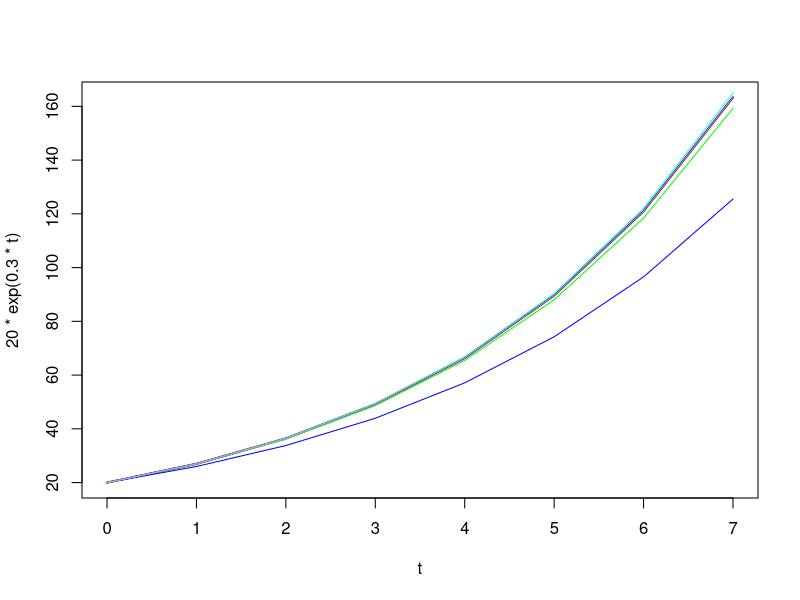
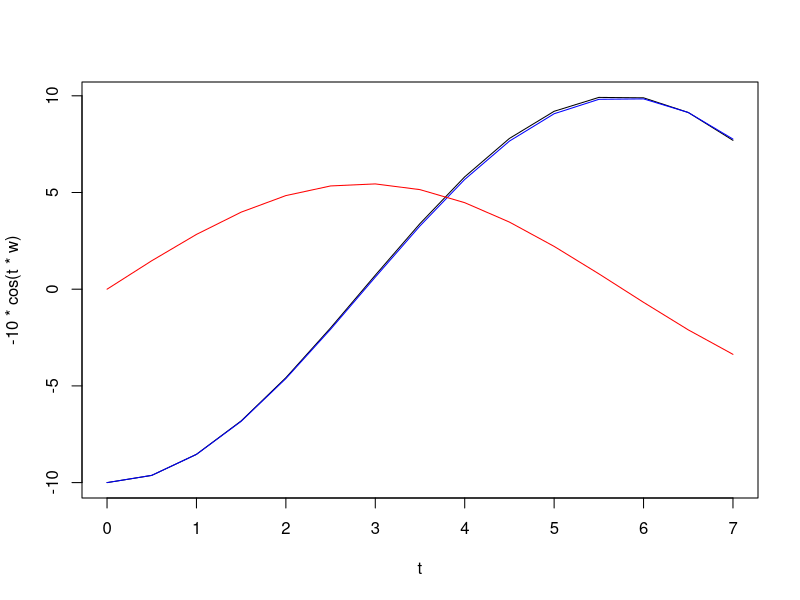
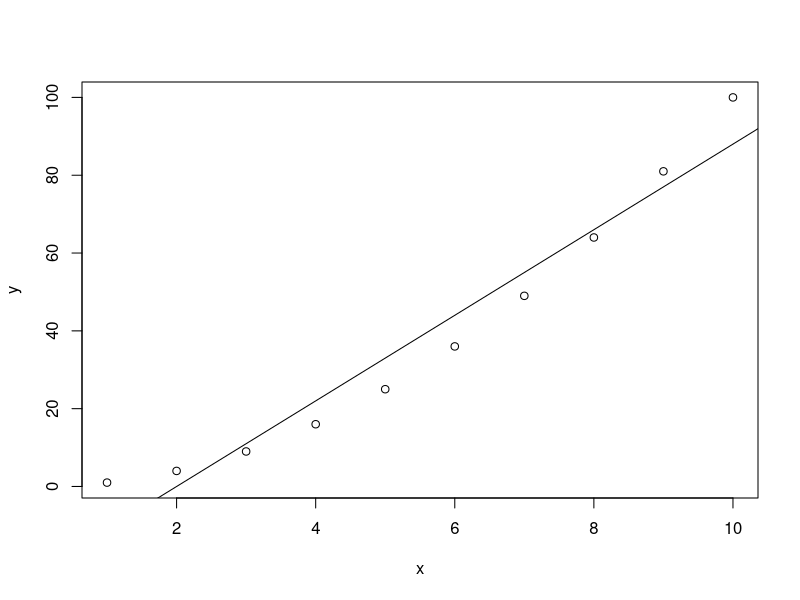

Reproduce these figures in R, in order.
rm(list=ls())
EulerI <- function(x, y, h, f){return(y+h*f(x,y))}
EulerIIuprostred <- function(x, y, h, f){
  hpul <- 0.5*h
  return(y+h*f(x+hpul,y+hpul*f(x,y)))
}
EulerIIprumerna<- function(x, y, h, f){
  return(y+0.5*h*(f(x,y)+f(x+h, y+h*f(x,y))))
}
EulerIIprumernaOpakovane<- function(x, y, h, f){
  hpul <- 0.5*h
  k1 <- f(x,y)
  xNew <- x+h
  yNew <- y+h*k1
  yNew <- y+hpul*(k1+f(xNew, yNew))
  yNew <- y+hpul*(k1+f(xNew, yNew))
  # yNew <- y+hpul*(k1+f(xNew, yNew))
  # yNew <- y+hpul*(k1+f(xNew, yNew))
  # yNew <- y+hpul*(k1+f(xNew, yNew))
  # yNew <- y+hpul*(k1+f(xNew, yNew))
  return(yNew)
}
RK4 <- function(x, y, h, f){
  k1 <- f(x, y)
  hpul <- 0.5*h
  xnapul <- x + hpul
  k2 <- f(xnapul, y+hpul*k1)
  k3 <- f(xnapul, y+hpul*k2)
  k4 <- f(x+h, y+h*k3)
  return(y+h*(k1+2*(k2+k3)+k4)/6)
}
f <- function(t, y){return(0.3*y)}
F <- function(t, Y){return(c(Y[2], -0.3*Y[1]))}

tLast <- 7
dt <- 1
t <- seq(0, tLast, dt)
Nsteps <- length(t)
yI <- numeric(Nsteps)
yIIu <- numeric(Nsteps)
yIIp <- numeric(Nsteps)
yIV <- numeric(Nsteps)

y0 = 20
yI[1] <- y0
yIIu[1] <- y0
yIIp[1] <- y0
yIV[1] <- y0
for(i in 2:Nsteps){
  yI[i] <- EulerI(t[i-1], yI[i-1], dt, f)
  yIIu[i] <- EulerIIuprostred(t[i-1], yIIu[i-1], dt, f)
  yIIp[i] <- EulerIIprumernaOpakovane(t[i-1], yIIp[i-1], dt, f)
  yIV[i] <- RK4(t[i-1], yIV[i-1], dt, f)
}
plot(t, 20*exp(0.3*t), type = 'l', lwd=2)
lines(t, yI, col='blue')
lines(t, yIIu, col='green')
lines(t, yIIp, col='cyan')
lines(t, yIV, col='violet')


tLast <- 7
dt <- 0.5
t <- seq(0, tLast, dt)
Nsteps <- length(t)
Y <- matrix(0, nrow=Nsteps, ncol=2)
Y0 = c(-10, 0)
Y[1, ] <- Y0
for(i in 2:Nsteps){
  Y[i, ] <- EulerIIprumernaOpakovane(t[i-1], Y[i-1, ], dt, F)
}
w <- sqrt(0.3)
plot(t, -10*cos(t*w), type = 'l')
lines(t, Y[, 1], col="blue")
lines(t, Y[, 2], col="red")
# lines(t, 5*sin(t*w), col='violet')


GaussElimination <- function(A, b){
  n <- length(b)
  Ab <- cbind(A, b)
  # primy chod
  for(k in 1:(n-1)){
    for(i in (k+1):n){
      j <- (k+1):(n+1)
      kc <- Ab[i,k]/Ab[k,k]
      Ab[i, j] <- Ab[i, j] -kc*Ab[k, j]
    }
  }
  # zpetny chod
  x <- Ab[, n+1]
  x[n] <- x[n]/Ab[n,n]
  for(i in (n-1):1){
    j <- (i+1):n
    x[i] <- (x[i] - sum(Ab[i,j]*x[j]))/Ab[i,i]
  }
  return(x)
}
GaussEliminationPivoting <- function(A, b){
  n <- length(b)
  Ab <- cbind(A, b)
  # primy chod
  for(k in 1:(n-1)){
    kmax <- which.max(abs(Ab[k:n, k])) + k - 1
    if(kmax != k){
      j <- k:(n+1)
      pamatuj <- Ab[k, j]
      Ab[k, j] <- Ab[kmax, j]
      Ab[kmax, j] <- pamatuj
    }
    for(i in (k+1):n){
      j <- (k+1):(n+1)
      kc <- Ab[i,k]/Ab[k,k]
      Ab[i, j] <- Ab[i, j] -kc*Ab[k, j]
    }
  }
  # zpetny chod
  x <- Ab[, n+1]
  x[n] <- x[n]/Ab[n,n]
  for(i in (n-1):1){
    j <- (i+1):n
    x[i] <- (x[i] - sum(Ab[i,j]*x[j]))/Ab[i,i]
  }
  return(x)
}

Jacobi <- function(A, b, epsMin = 0.000000000000000001, epsMax = 10000000){
  n <- length(b)
  x <- numeric(n)
  LpU <- A
  diag(LpU) <- 0
  recD <- 1/diag(A)
  repeat{
    xNew <- (b-LpU%*%x)*recD
    eps <- sum((xNew-x)^2)
    if(eps < epsMin){return(c(xNew))}
    else if(eps > epsMax){stop("Nekonverguje.")}
    x <- xNew
  }
}


n <- 8
A <- matrix(runif(n*n), n, n)
# A[2,1:2] <- A[1,1:2]
diag(A) <- diag(A)*1000
b <- runif(n)
x <- numeric(n)
GaussEliminationPivoting(A, b)
solve(A, b)
Jacobi(A, b)

n <- 10
x <- 1:n
y <- x*x
plot(x, y)
sumx <- sum(x)
sumy <- sum(y)
sumxx <- sum(x*x)
sumxy <- sum(x*y)

detA <- n*sumxx-sumx*sumx
detq <- sumy*sumxx-sumx*sumxy
detk <- n*sumxy-sumx*sumy

q <- detq/detA
k <- detk/detA
abline(a=q, b=k)